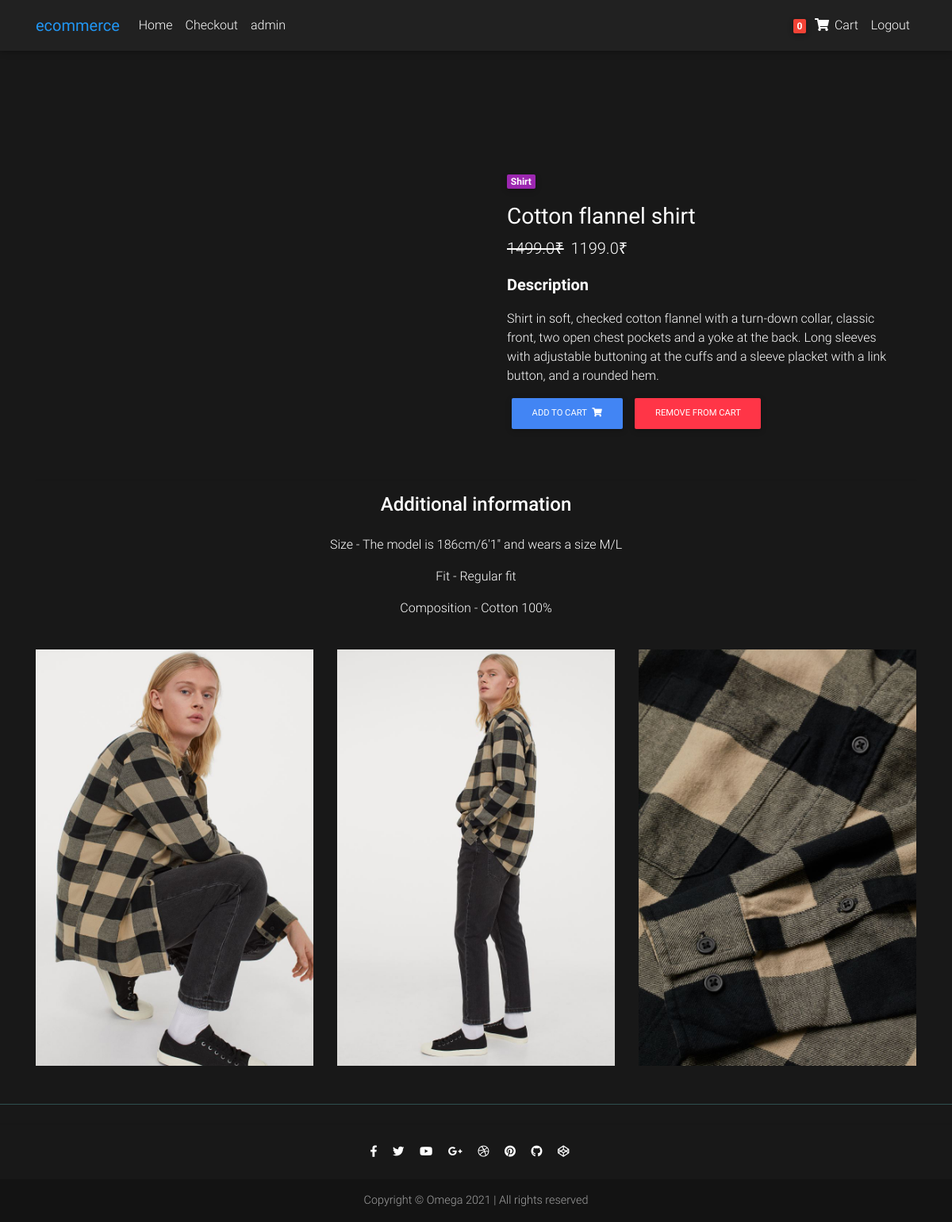
The page /product/test-product2/ (signed in) on the database its author committed.
### core/models.py (models this page shows, shortened)
class Order(models.Model):
    user = models.ForeignKey(settings.AUTH_USER_MODEL,
                             on_delete=models.CASCADE)
    items = models.ManyToManyField(OrderItem)
    start_date = models.DateTimeField(auto_now_add=True)
    ordered_date = models.DateTimeField()
    ordered = models.BooleanField(default=False)

class Item(models.Model):
    title = models.CharField(max_length=100)
    price = models.FloatField()
    discount_price = models.FloatField(blank=True, null=True)
    category = models.CharField(choices=CATEGORY_CHOICES, max_length=2)
    label = models.CharField(choices=LABEL_CHOICES, max_length=1)
    image = models.ImageField(upload_to="img/%y")
    slug = models.SlugField(default="test-product")
    description = models.TextField()
    additional_image1 = models.ImageField(
        upload_to="img/%y", blank=True, null=True)
    additional_image2 = models.ImageField(
        upload_to="img/%y", blank=True, null=True)
    additional_image3 = models.ImageField(
        upload_to="img/%y", blank=True, null=True)
    additional_info = models.TextField(default="This is a description field.")
    def get_add_to_cart_url(self):
        return reverse("core:cart_add", kwargs={
            'slug': self.slug
        })
    def get_remove_from_cart_url(self):
        return reverse("core:cart_remove", kwargs={
            'slug': self.slug
        })

### core/views.py (the view)
# urls.py: path('product/<slug>/', ItemDetailView.as_view(), name='product'),
class ItemDetailView(DetailView):
    model = Item
    template_name = "product.html"

### core/templatetags/cart_template_tags.py (called while the page is built)
@register.filter
def cart_item_count(user):
    if user.is_authenticated:
        qs = Order.objects.filter(user=user, ordered=False)
        if qs.exists():
            return qs[0].items.count()
    else:
        return 0

### templates/product.html (shortened to what this page needs)
{% extends "base.html" %} {% load static %}
{% block head %}{% endblock head %} {% block body %}
<main class="mt-5 pt-4">
    <div class="container dark-grey-text mt-5">
        <div class=" row wow fadeIn">
            <div class="col-md-6 mb-4">
            </div>
            <div class="col-md-6 mb-4" style="color: white;">
                <div class="p-4">
                    <div class="mb-3">
                        <a href="">
                            <span class="badge purple mr-1">{{ object.get_category_display }}</span>
                        </a>
                    </div>
                    <h3><strong>{{ object.title }}</strong></h3>
                    <p class="lead">
                        {% if object.discount_price %}
                        <span class="mr-1">
                            <del>{{ object.price }}&#8377</del>
                        </span>
                        <span>{{ object.discount_price }}&#8377</span>
                        {% else %}
                        <span>{{ object.price }}&#8377</span>
                        {% endif %}
                    </p>
                    <p class="lead font-weight-bold">Description</p>
                    <p> {{ object.description|linebreaks }} </p>
                    <a href="{{ object.get_add_to_cart_url }}" class="btn btn-primary btn-md my-0 p">Add to cart
                        <i class="fas fa-shopping-cart ml-1"></i>
                    </a>
                    <a href="{{ object.get_remove_from_cart_url }}" class="btn btn-danger btn-md my-0 p">Remove from
                        cart
                    </a>
                </div>
            </div>
        </div>
        <hr>
        <div class="row d-flex justify-content-center wow fadeIn" style="color: white;">
            <div class="col-md-6 mb-4 justify-content-center text-center">
                <h4 class="mb-4 h4">Additional information</h4>
                <p>{{ object.additional_info|linebreaks }}</p>
            </div>
        </div>
        <div class="row wow fadeIn justify-content-center">
            {% if object.additional_image1 %}
            <div class="col-lg-4 col-md-12 mb-4">
                <img src="{{ object.additional_image1.url }}" class="img-fluid float-center" alt="">
            </div>
            {% endif %}
            {% if object.additional_image2 %}
            <div class="col-lg-4 col-md-12 mb-4">
                <img src="{{ object.additional_image2.url }}" class="img-fluid float-center" alt="">
            </div>
            {% endif %}
            {% if object.additional_image3 %}
            <div class="col-lg-4 col-md-12 mb-4">
                <img src="{{ object.additional_image3.url }}" class="img-fluid float-center" alt="">
            </div>
            {% endif %}
        </div>
    </div>
</main>
{% endblock body %}

### templates/navbar.html (shortened to what this page needs)
{% load cart_template_tags %}
<nav class="navbar fixed-top navbar-expand-lg navbar-dark bg-dark white scrolling-navbar">
    <div class="container">
        <a class="navbar-brand waves-effect" href="/">
            <strong class="blue-text">ecommerce</strong>
        </a>
        <div class="collapse navbar-collapse" id="navbarSupportedContent">
            <ul class="navbar-nav mr-auto">
                <li class="nav-item {% block homeactive %}{% endblock homeactive %}">
                    <a class="nav-link waves-effect" href="/">Home
                    </a>
                </li>
                <li class="nav-item {% block checkoutactive %}{% endblock checkoutactive %}">
                    <a class="nav-link waves-effect" href="/checkout">Checkout</a>
                </li>
                <li class="nav-item">
                    <a class="nav-link waves-effect" href="/admin">admin</a>
                </li>
            </ul>
            <ul class="navbar-nav nav-flex-icons">
                {% if request.user.is_authenticated %}
                <li class="nav-item {% block cartactive %}{% endblock cartactive %}">
                    <a class="nav-link waves-effect" href="/order-summary">
                        <span class="badge red z-depth-1 mr-1"> {{ request.user|cart_item_count }} </span>
                        <i class="fas fa-shopping-cart"></i>
                        <span class="clearfix d-none d-sm-inline-block"> Cart </span>
                    </a>
                </li>
                <li class="nav-item">
                    <a class="nav-link waves-effect" href="{% url 'account_logout' %}">
                        <span class="clearfix d-none d-sm-inline-block"> Logout </span>
                    </a>
                </li>
                {% endif %}
            </ul>
        </div>
    </div>
</nav>

### rows shown on the page
Item: category "Shirt", title "Cotton flannel shirt", price "1499.0", discount_price "1199.0", description "Shirt in soft, checked cotton flannel with a turn-down collar, classic front, two open chest pockets and a yoke at the back. Long sleeves with adjustable buttoning at the cuffs and a sleeve placket with a link button, and a rounded hem.", additional_info "Size - The model is 186cm/6'1\" and wears a size M/L Fit - Regular fit Composition - Cotton 100%", additional_image1 (picture), additional_image2 (picture), additional_image3 (picture)

### other values the page prints
{{ request.user|cart_item_count }} "0"
